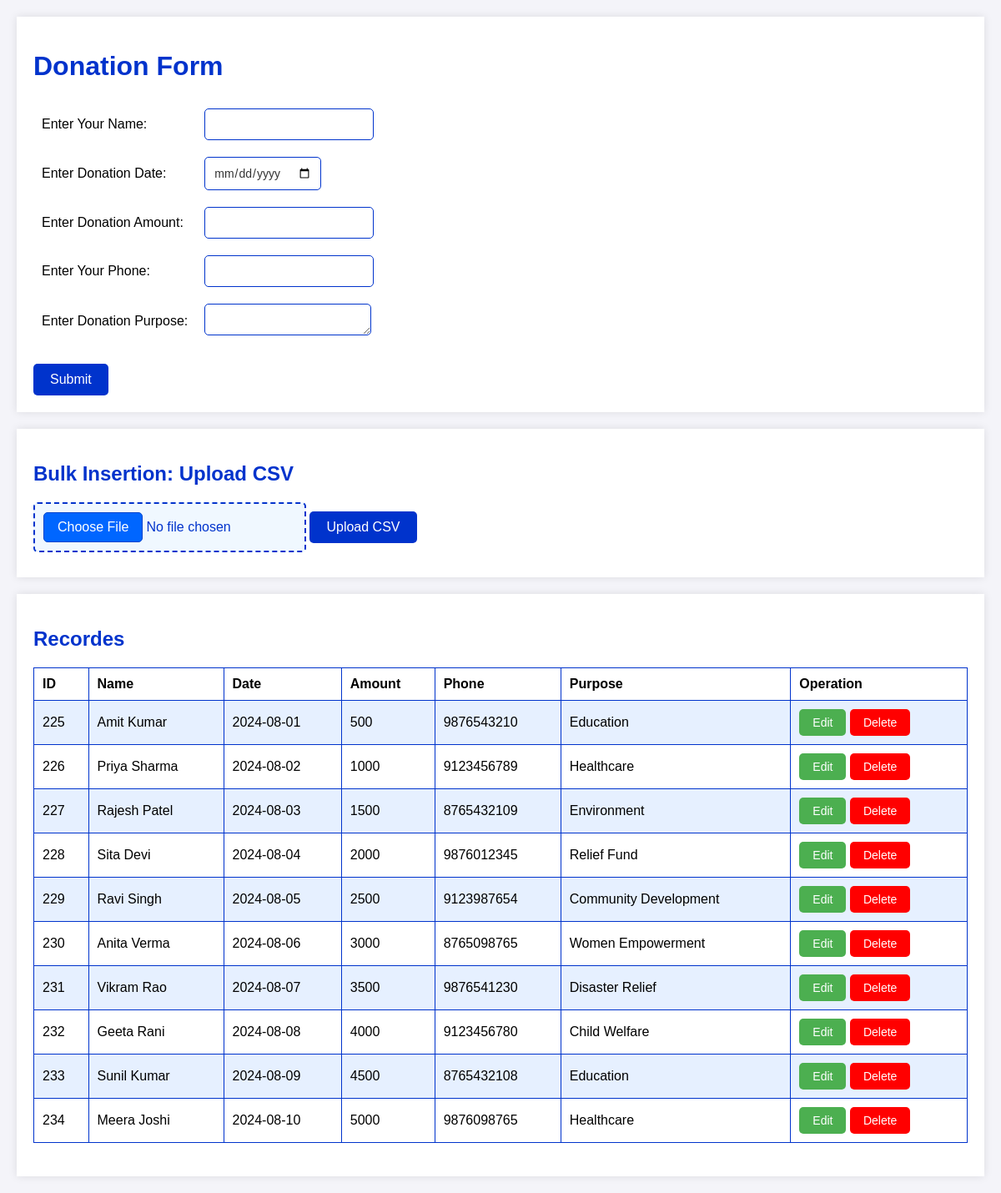
The page / on the database its author committed.
### tables this page shows
CREATE TABLE `tbldoner` (
  `id` int(11) NOT NULL,
  `name` varchar(20) NOT NULL,
  `date` date NOT NULL,
  `amount` int(11) NOT NULL,
  `phone` bigint(10) NOT NULL,
  `purpose` varchar(255) NOT NULL
);

### index.php (the view, shortened to what this page needs)
<!DOCTYPE html>
<html>
    <head>
    </head>
    <body>
        <?PHP
        function connection() {
            $hostname = "localhost";
            $username = "root";
            $password = "";
            $database = "db_miniproject_donation";
            $con = mysqli_connect($hostname, $username, $password, $database);
            if (!$con) {
                echo "<script>alert('Connection failed: " . mysqli_connect_error() . "');</script>";
                exit();
            } else {
                return $con;
            }
        }
        ?>
        <div class="insertform">
            <h1>Donation Form</h1>
            <form action="" method="POST">
                <table>
                    <tr>
                        <td>Enter Your Name:</td>
                        <td><input type="text" name="dname"
                                   value="<?php
                                   if (isset($_POST['btnedit'])) {
                                       echo $dname;
                                   }
                                   ?>"
                                   required
                                   pattern="[a-zA-Z-' ]*"
                                   title="Enter a name with only letters and spaces!" />
                        </td>
                    </tr>
                    <tr>
                        <td>Enter Donation Date:</td>
                        <td>
                            <input type="date" name="ddate"
                                   value="<?PHP
                                   if (isset($_POST["btnedit"])) {
                                       echo "$ddate";
                                   }
                                   ?>" required/>
                        </td>
                    </tr>
                    <tr>
                        <td>Enter Donation Amount:</td>
                        <td><input type="number" name="damount"
                                   value="<?PHP
                                   if (isset($_POST["btnedit"])) {
                                       echo "$damount";
                                   }
                                   ?>" required min="1" title="Please enter a valid donation amount!!!" /></td>
                    </tr>
                    <tr>
                        <td>Enter Your Phone:</td>
                        <td><input type="tel" name="dphone"
                                   value="<?PHP
                                   if (isset($_POST["btnedit"])) {
                                       echo "$dphone";
                                   }
                                   ?>" required pattern="[0-9]{10}" maxlength="10" title="Please enter a valid 10-digit phone number!"/></td>
                    </tr>
                    <tr>
                        <td>Enter Donation Purpose:</td>
                        <td>
                            <textarea name="dpurpose" rows="1" required><?php
                                ?></textarea>
                        </td>
                    </tr>
                </table>
                <input type="submit" value="Submit" name="submit" />
            </form>
        </div>
        <div class="bulkform">
            <h2>Bulk Insertion: Upload CSV</h2>
            <form method="POST" enctype="multipart/form-data">
                <input type="file" name="csv_file" required />
                <input type="submit" name="upload_csv" value="Upload CSV" />
            </form>
        </div>
        <div class="tablerecod">
            <?php
            $con = connection();
            $qu = "select * from tbldoner";
            $q = mysqli_query($con, $qu);
            if (!$q) {
                die("Error:" . mysqli_error($con));
            } else {
                echo "<h2>Recordes</h2>";
                echo "<table class='showrecord'>";
                echo "<tr>"
                . "<th> ID </th>"
                . "<th> Name </th>"
                . "<th> Date </th>"
                . "<th> Amount </th>"
                . "<th> Phone </th>"
                . "<th> Purpose </th>"
                . "<th> Operation</th>"
                . "</tr>";
                while ($r = mysqli_fetch_assoc($q)) {
                    echo "<tr>";
                    echo "<td>" . $r['id'] . "</td>"
                    . "<td>" . $r['name'] . "</td>"
                    . " <td>" . $r['date'] . "</td>"
                    . " <td>" . $r['amount'] . "</td>"
                    . " <td> " . $r['phone'] . "</td>"
                    . " <td>" . $r['purpose'] . "</td>"
                    . "<td>
                    <form method = 'POST'>
                       <input type = 'hidden' name = 'oid' value = '" . $r['id'] . "'/>
                        <input type = 'submit' value = 'Edit' name = 'btnedit' />
                        <input type = 'submit' value = 'Delete' name = 'btndelete' />
                    </form>
                   </td>";
                    echo "</tr>";
                }
                echo '</table>';
            }
            ?>
        </div>
    </body>
</html>

### index.php (style rules this page uses)
body { font-family: Arial, sans-serif; margin: 20px; background-color: #f4f4f9; }
h1, h2 { color: #0033cc; }
table { border-collapse: collapse; margin-bottom: 20px; }
.showrecord { width: 100%; border: 1px solid #0033cc; }
.showrecord, .showrecord th, .showrecord td { border: 1px solid #0033cc; }
.showrecord th, .showrecord td { padding: 10px; text-align: left; }
.showrecord tr:nth-child(even) { background-color: #e6f0ff; }
.showrecord tr:nth-child(odd) { background-color: #ffffff; }
.insertform { border: none; padding: 20px; background-color: #ffffff; box-shadow: 0 0 10px rgba(0,0,0,0.1); }
.tablerecod { margin-top: 20px; border: none; padding: 20px; background-color: #ffffff; box-shadow: 0 0 10px rgba(0,0,0,0.1); }
.insertform table { border: none; }
.insertform td { padding: 10px; }
.insertform input[type="text"], .insertform input[type="date"], .insertform input[type="number"], .insertform input[type="tel"], .insertform textarea { padding: 10px; border: 1px solid #0033cc; border-radius: 5px; font-family: Arial, sans-serif; font-size: 14px; color: #333333; }
.insertform input[type="submit"] { background-color: #0033cc; color: white; border: none; padding: 10px 20px; border-radius: 5px; cursor: pointer; font-size: 16px; font-family: Arial, sans-serif; }
.bulkform { margin-top: 20px; border: none; padding: 20px; background-color: #ffffff; box-shadow: 0 0 10px rgba(0,0,0,0.1); }
.bulkform input[type="file"] { border: 2px dashed #0033cc; border-radius: 5px; padding: 10px; background-color: #f0f8ff; color: #0033cc; font-size: 16px; cursor: pointer; text-align: center; }
.bulkform input[type="file"] { margin-bottom: 10px; }
.bulkform input[type="submit"] { background-color: #0033cc; color: white; border: none; padding: 10px 20px; border-radius: 5px; cursor: pointer; font-family: Arial, sans-serif; font-size: 16px; }
form input[type="submit"][name="btndelete"] { background-color: red; color: white; border: none; padding: 8px 16px; border-radius: 5px; cursor: pointer; font-family: Arial, sans-serif; font-size: 14px; }
form input[type="submit"][name="btnedit"] { background-color: #4CAF50; color: white; border: none; padding: 8px 16px; border-radius: 5px; cursor: pointer; font-family: Arial, sans-serif; font-size: 14px; }

### rows shown on the page
tbldoner: id "225", name "Amit Kumar", date "2024-08-01", amount "500", phone "9876543210", purpose "Education"
tbldoner: id "226", name "Priya Sharma", date "2024-08-02", amount "1000", phone "9123456789", purpose "Healthcare"
tbldoner: id "227", name "Rajesh Patel", date "2024-08-03", amount "1500", phone "8765432109", purpose "Environment"
tbldoner: id "228", name "Sita Devi", date "2024-08-04", amount "2000", phone "9876012345", purpose "Relief Fund"
tbldoner: id "229", name "Ravi Singh", date "2024-08-05", amount "2500", phone "9123987654", purpose "Community Development"
tbldoner: id "230", name "Anita Verma", date "2024-08-06", amount "3000", phone "8765098765", purpose "Women Empowerment"
tbldoner: id "231", name "Vikram Rao", date "2024-08-07", amount "3500", phone "9876541230", purpose "Disaster Relief"
tbldoner: id "232", name "Geeta Rani", date "2024-08-08", amount "4000", phone "9123456780", purpose "Child Welfare"
tbldoner: id "233", name "Sunil Kumar", date "2024-08-09", amount "4500", phone "8765432108", purpose "Education"
tbldoner: id "234", name "Meera Joshi", date "2024-08-10", amount "5000", phone "9876098765", purpose "Healthcare"
